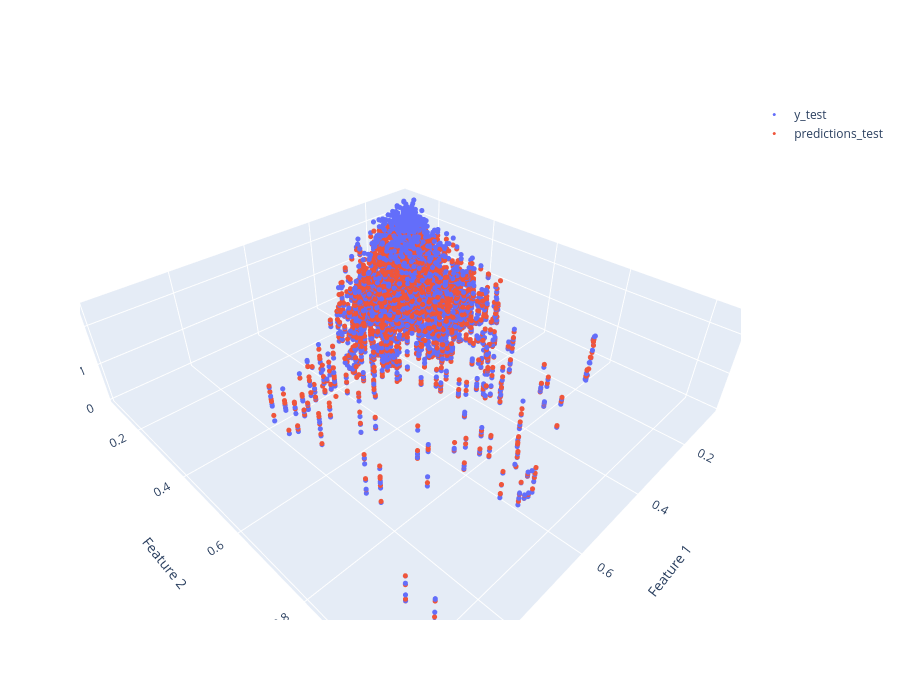

The cell this chart's notebook holds for it:
### Markdown cell above
## 6. 3D Feature Visualization

Visualize the learned pricing surface
as a function of two selected input features.

### Code cell
from src.visualize.visualize import plot_3d
# Visualize predictions over two selected feature dimensions.
x1 = x_test[:, 0]
x2 = x_test[:, 1]

y_true = y_test
y_pred = predictions_test
plot_3d(x1,x2,y_true,y_pred)

### Figure 1 — Plotly figure (JSON) as saved in the notebook; plotly's stock layout.template omitted (floating-point values rounded to 4 significant figures; data arrays with more than 128 entries replaced by an {"elided": "..."} marker saying what was removed)
{"data": [{"marker": {"size": 3}, "mode": "markers", "name": "y_test", "type": "scatter3d", "x": {"elided": "6270 float values"}, "y": {"elided": "6270 float values"}, "z": {"elided": "6270 float values"}}, {"marker": {"size": 3}, "mode": "markers", "name": "predictions_test", "type": "scatter3d", "x": {"elided": "6270 float values"}, "y": {"elided": "6270 float values"}, "z": {"elided": "6270 float values"}}], "layout": {"height": 700, "scene": {"xaxis": {"title": {"text": "Feature 1"}}, "yaxis": {"title": {"text": "Feature 2"}}, "zaxis": {"title": {"text": "Target / Prediction"}}}, "width": 900}}
